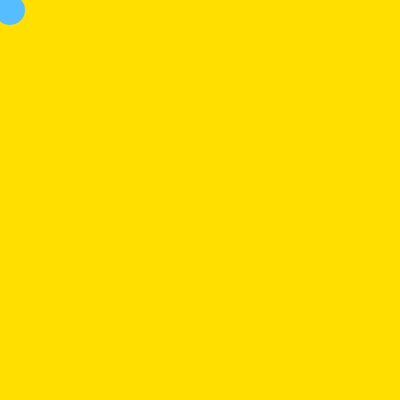
Frame 1 (no input)
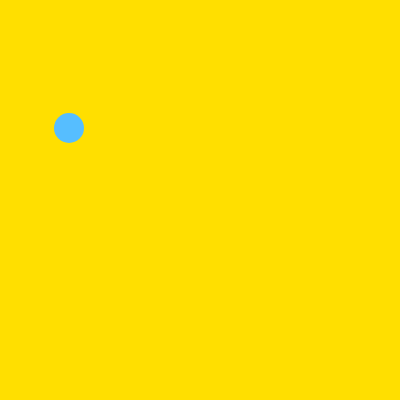
Frame 60 (no input)
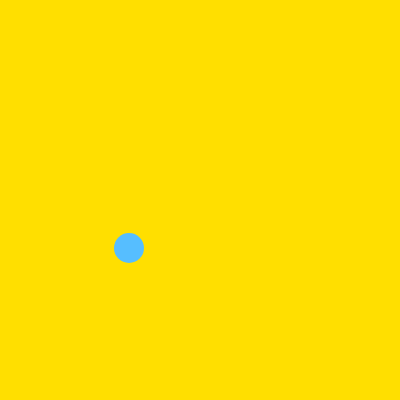
Frame 120 (the mouse pressed at the canvas centre since frame 60)

The p5.js sketch that drew these frames (run headless with seeded random() and noise() and a simulated clock; from frame 60 on, the mouse is pressed at the canvas centre):

// p5.js sketch
// ── sketch.js
//Following along to Dan Schiffman's nature of code.
//Make sure you reread this whole introduction when finishing the book.

function setup() {
  createCanvas(400, 400);
}

x = 10;
y = 10;
ball_size = 30;
v_x = 1;
v_y = 2;

function draw() {
  background(255,223,0);
  fill(86,190,255);
  noStroke();
  ellipse(x, y, ball_size);
  x = x + v_x;
  y = y + v_y;
}
